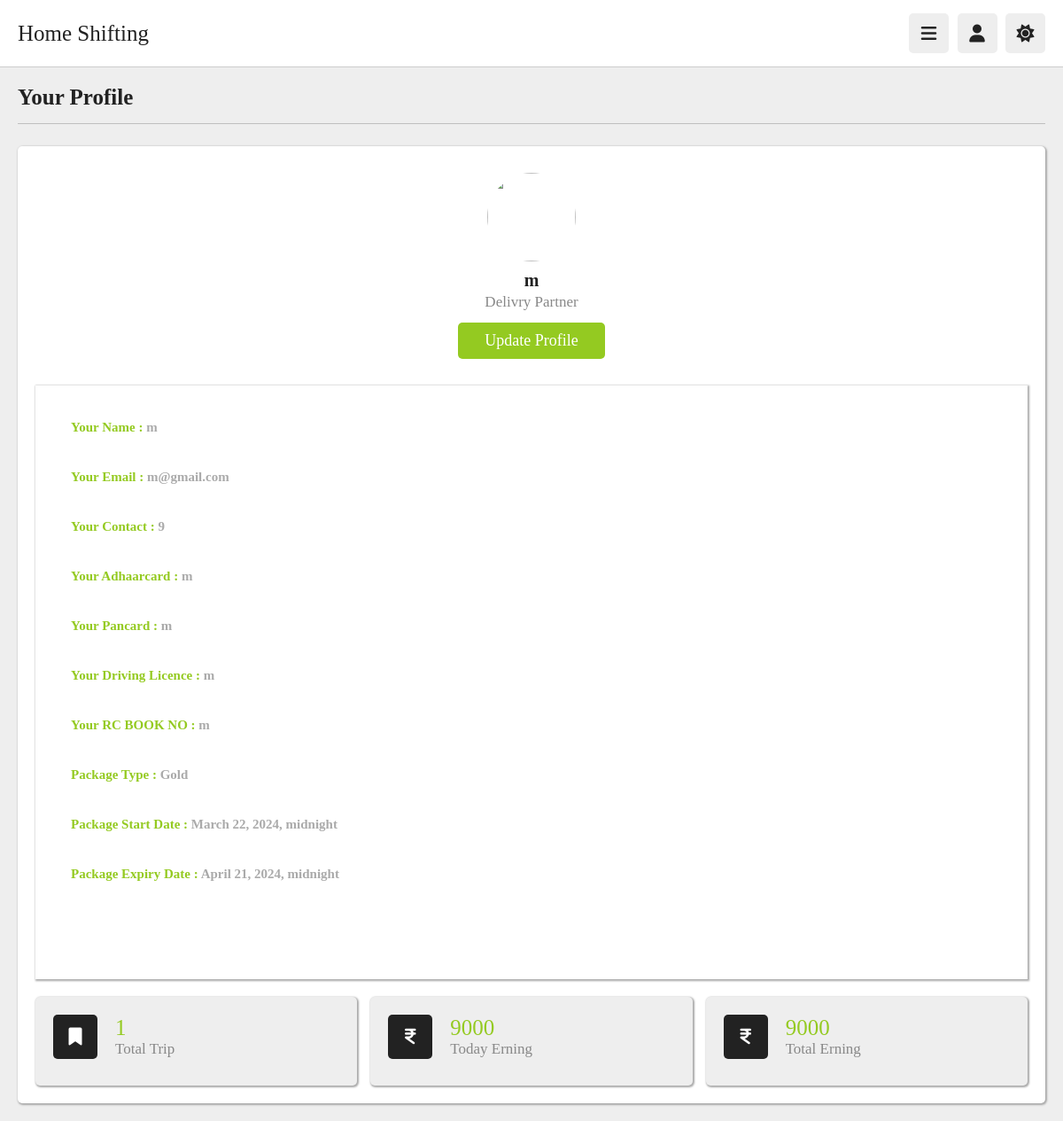
/dilevry_partners/profile/ (signed in), run on an earlier commit of the app's database.
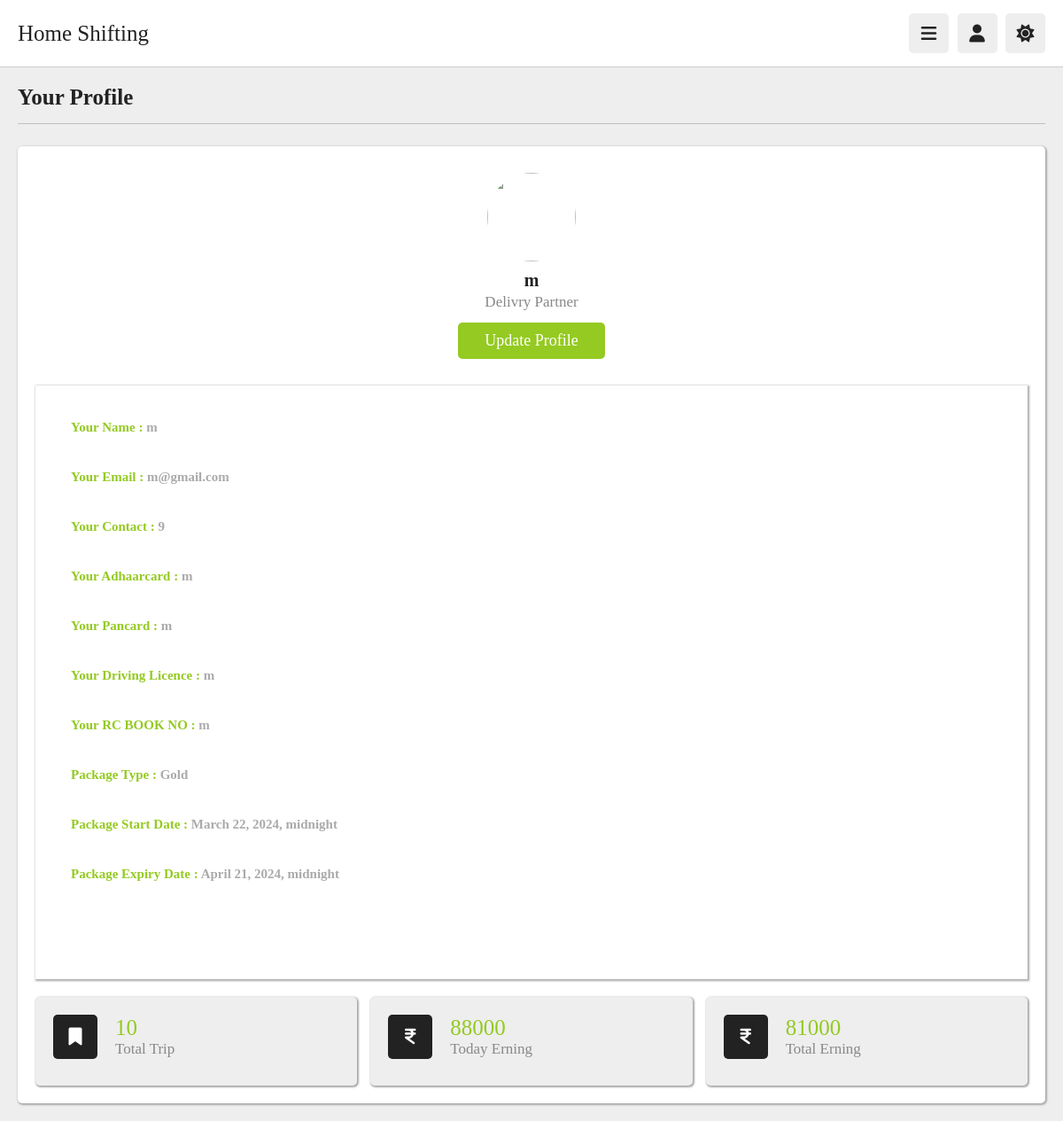
And on a later commit of the database.
### myapp2/models.py (models this page shows, shortened)
class Rides(models.Model):
	truckpartner = models.ForeignKey(Truckpartner,on_delete = models.CASCADE, null = True)
	total_trip = models.PositiveIntegerField(default = 0 , null = True)
	start_time = models.DateTimeField(null = True)
	expiry_time = models.DateTimeField(null = True)
	today_earning = models.PositiveBigIntegerField(default = 0, null = True)
	total_earning = models.PositiveBigIntegerField(default = 0, null = True)

### myapp2/views.py (the view)
# urls.py: path('profile/',views.profile,name='profile'),
def profile(request):
    truckpartner = Truckpartner.objects.get(t_email = request.session['temail'])
    ride = Rides.objects.get(truckpartner = truckpartner)
    current_datetime = timezone.now()
    if ride.expiry_time is not None:
        if current_datetime >= ride.expiry_time:
            ride.today_earning = 0
            ride.save()
        print(ride.today_earning)
        return render(request,'profile.html',{"truckpartner":truckpartner , 'ride':ride})
    else:
        return render(request,'profile.html',{"truckpartner":truckpartner , 'ride':ride})

### myapp2/templates/profile.html (shortened to what this page needs)
{% extends 'sheader.html' %}
{% load static %}
{% block content %}
<section class="user-profile"  >
   <h1 class="heading">your profile</h1>
   <div class="info" style="box-shadow: 1px 1px 2px 1px #aaaaaa;">
      <div class="user">
         <img src="{{request.session.tpicture}}" alt="">
         <h3>{{request.session.tname}}</h3>
         <p>Delivry Partner</p>
         <a href="{% url 'update' %}" class="inline-btn">update profile</a>
      </div>
      <div class="box" style="height: 67rem; box-shadow: 1px 1px 2px 1px #aaaaaa;">
         <h2 style="color: #94CA21; padding-top: 39px; padding-left: 40px;">Your Name : <span style="color:#aaaaaa;">{{truckpartner.t_name}}</span></h2>
         <h2 style="color: #94CA21; padding-top: 39px; padding-left: 40px;">Your Email : <span style="color:#aaaaaa;">{{truckpartner.t_email}}</span></h2>
         <h2 style="color: #94CA21; padding-top: 39px; padding-left: 40px;">Your Contact : <span style="color:#aaaaaa;">{{truckpartner.t_contact}}</span></h2>
         <h2 style="color: #94CA21; padding-top: 39px; padding-left: 40px;">Your Adhaarcard : <span style="color:#aaaaaa;">{{truckpartner.t_aadharcard_details}}</span></h2>
         <h2 style="color: #94CA21; padding-top: 39px; padding-left: 40px;">Your Pancard : <span style="color:#aaaaaa;">{{truckpartner.t_pancard_details}}</span></h2>
         <h2 style="color: #94CA21; padding-top: 39px; padding-left: 40px;">Your Driving Licence : <span style="color:#aaaaaa;">{{truckpartner.t_drivinglicence_details}}</span></h2>
         <h2 style="color: #94CA21; padding-top: 39px; padding-left: 40px;">Your RC BOOK NO : <span style="color:#aaaaaa;">{{truckpartner.t_rcnumber}}</span></h2>
         <h2 style="color: #94CA21; padding-top: 39px; padding-left: 40px;">Package Type : <span style="color:#aaaaaa;">{{truckpartner.package_type}}</span></h2>
         <h2 style="color: #94CA21; padding-top: 39px; padding-left: 40px;">Package Start Date : <span style="color:#aaaaaa;">{{truckpartner.start_date}}</span></h2>
         <h2 style="color: #94CA21; padding-top: 39px; padding-left: 40px;">Package Expiry Date : <span style="color:#aaaaaa;">{{truckpartner.end_date}}</span></h2>
      </div>
      <div class="box-container" style="margin-top: 20px;">
         <div class="box" style="box-shadow: 1px 1px 2px 1px #aaaaaa;">
            <div class="flex">
               <i class="fas fa-bookmark"></i>
               <div>
                  <span>{{ride.total_trip}}</span>
                  <p>Total Trip</p>
               </div>
            </div>
         </div>
         <div class="box" style="box-shadow: 1px 1px 2px 1px #aaaaaa;"  >
            <div class="flex">
               <i class="fa-solid fa-indian-rupee-sign"></i>
               <div>
                  <span>{{ride.today_earning}}</span>
                  <p>Today Erning</p>
               </div>
            </div>
         </div>
         <div class="box" style="box-shadow: 1px 1px 2px 1px #aaaaaa;">
            <div class="flex">
               <i class="fa-solid fa-indian-rupee-sign"></i>
               <div>
                  <span>{{ride.total_earning}}</span>
                  <p>Total Erning</p>
               </div>
            </div>
         </div>
      </div>
   </div>
{% endblock %}

What changed in the data, as far as the page shows it:
changed Rides: total_trip "1" → "10"; today_earning "9000" → "88000"; total_earning "9000" → "81000"
